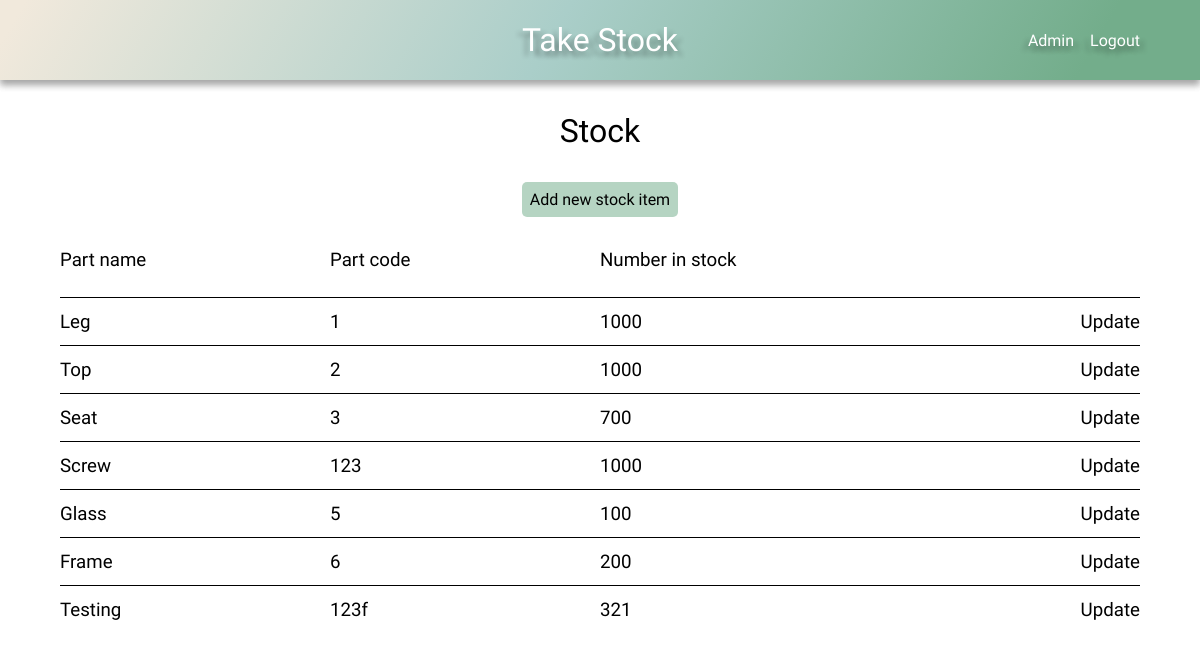
Before: /stock/ (signed in) with the older database file.
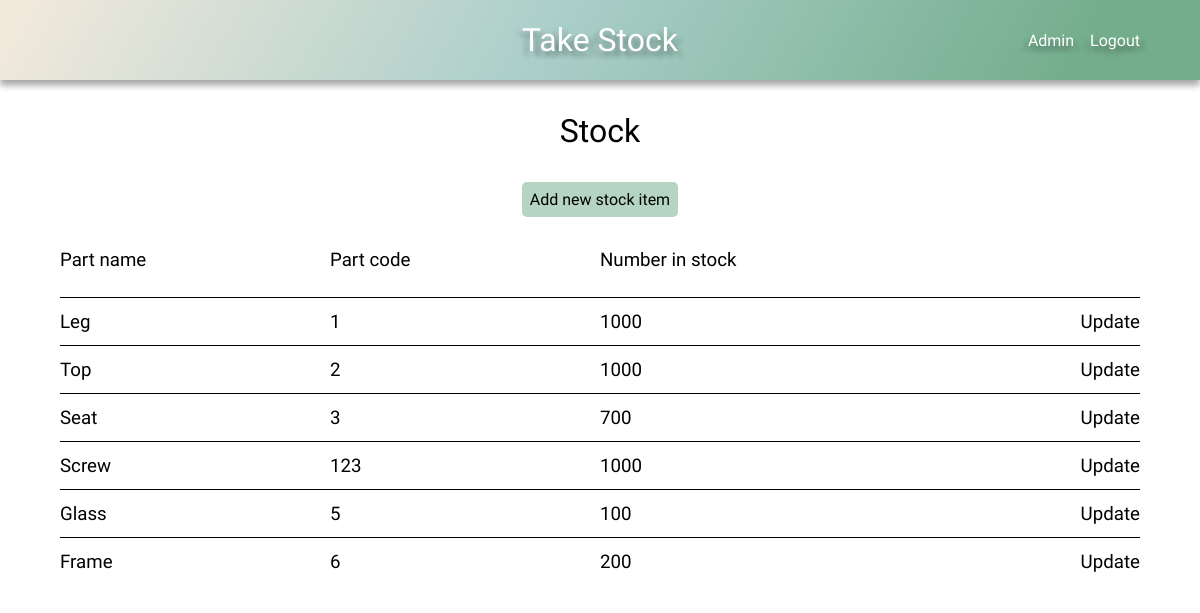
After: the same page with the newer database file.
### stock/models.py (models this page shows, shortened)
class Stock(models.Model):
    name = models.CharField(max_length=100)
    code = models.CharField(max_length=100)
    number_in_stock = models.IntegerField()
    company = models.ForeignKey(User, on_delete=models.CASCADE, default=1)

### stock/views.py (the view)
# urls.py: path('stock/', stock_page, name='stock'),
def stock_page(request):
    default_user = request.user
    stock = Stock.objects.filter(company=default_user)
    context = {
        'stock': stock,
    }
    return render(request, 'stock.html', context)

### stock/context_processors.py (called while the page is built)
def base(request):
    default_user = request.user
    return ({'default_user': default_user})

### stock/templates/stock.html
{% extends 'base.html' %}
{% load static %}
{% block head %}
    <link rel="stylesheet" href="{% static 'css/style.css' %}">
    <link rel="stylesheet" href="{% static 'css/grid.css' %}">
{% endblock %}
{% block content %}
    <h1>Stock</h1>
    <div class="add-new btn btn-submit btn-hover">
        <a href="{% url 'add_new_stock_part' %}">Add new stock item</a>
    </div>
    <div class="grid">
        <div class="grid-headings grid-4">
            <h3>Part name</h3>
            <h3>Part code</h3>
            <h3>Number in stock</h3>
        </div>
        {% for item in stock %}
        <div class="grid-row grid-4">
            <div class="item-name-content">
                <h3>{{ item.name }}</h3>
            </div>
            <div class="item-code-content">
                <h3>{{ item.code }}</h3>
            </div>
            <div class="item-number-content">
                <h3>{{ item.number_in_stock }}</h3>
            </div>
            <div class="update">
                <h3><a href="{% url 'update-stock' item.pk %}">Update</a></h3>
            </div>
        </div>
        {% endfor %}
    </div>
{% endblock %}

Changed rows visible on the page:
removed Stock: name "Testing", code "123f", number_in_stock "321"
